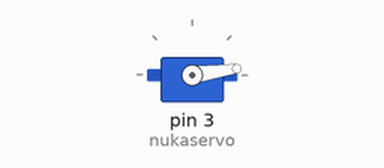
Recording of a sketch running on a simulated Arduino Uno, built with avr-gcc and run on an emulated ATmega328P. On the bench: servo. Random numbers use the default seed unless the sketch sets one.

Above: at 0.15 s.
At 15.58 s:
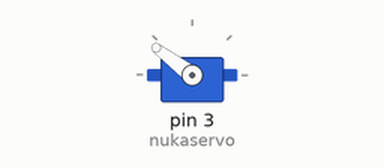
At 23.98 s:
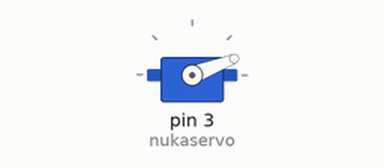
At 31.9 s:
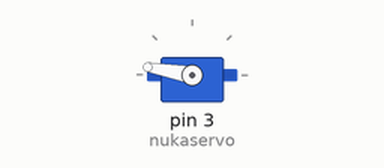
Timing chart, 0 to 40.0 s (numbered marks = the images above):
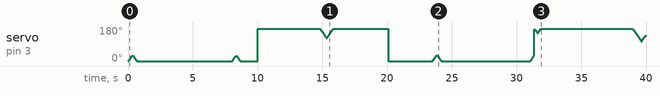

The sketch:

NukaRobotFW.ino
```cpp
#include <MsTimer2.h>
#include <Servo.h>

float nowAngle = 0;
Servo nukaservo;

void rotateServo(float angle) {
  if (angle < 0.0) angle = 0.0;
  if (angle > 180.0) angle = 180.0;

  nowAngle = angle;
//  Serial.println(angle);
  nukaservo.writeMicroseconds(1800.0 * angle / 180.0 + 500); // サーボを動かすコード
}

uint32_t tickCountMs;
uint32_t motionRefCount = 0;
uint32_t nextMotionCount = 8000;
uint32_t motionRange = 350;

bool flipDir = false;
uint32_t flipRefCount = 0;
uint32_t nextFlipCount = 10000;

bool isIncreece = false;
void tick10ms() {

  if ((tickCountMs - motionRefCount) < motionRange) {
    if (flipDir) {
      rotateServo(nowAngle - 1);
    } else {
      rotateServo(nowAngle + 1);
    }
  } else if ((tickCountMs - motionRefCount) < (motionRange * 2)) {
    if (flipDir) {
      rotateServo(nowAngle + 1);
    } else {
      rotateServo(nowAngle - 1);
    }
  } else if ((tickCountMs - motionRefCount) >= nextMotionCount) {
    nextMotionCount = random(5000, 10000);
    motionRange = random(300, 1000);
    motionRefCount = tickCountMs;
  }

  if ((tickCountMs - flipRefCount) >= nextFlipCount) {
    rotateServo(flipDir ? 0 : 180);
    flipDir = !flipDir;
    nextFlipCount = random(10000, 20000);
    flipRefCount = tickCountMs;
  }

  tickCountMs += 10;
}

void setup() {
//  Serial.begin(9600);
//  pinMode(2, OUTPUT);
  nukaservo.attach(3); //pwm pin attach
  MsTimer2::set(10, tick10ms); //set timer ms
  MsTimer2::start();

  rotateServo(0);
}

void loop() {

}
```
